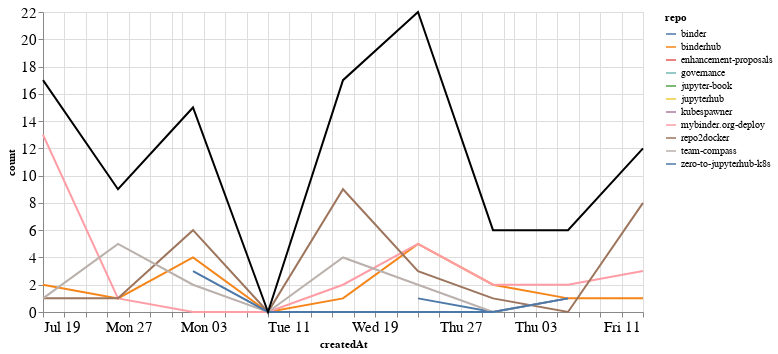

Notebook source saved alongside this figure:
### Markdown cell above
## Comments

### Code cell
comments_time = comments.groupby('repo').resample('W', on='createdAt').count()['author'].reset_index()
comments_time = comments_time.rename(columns={'author': 'count'})
comments_time_total = comments_time.groupby('createdAt').agg({"count": "sum"}).reset_index()
ch1 = alt.Chart(comments_time, width=600).mark_line().encode(
    x='createdAt',
    y='count',
    color='repo',
    tooltip="repo"
)

ch2 = alt.Chart(comments_time_total, width=600).mark_line(color="black").encode(
    x='createdAt',
    y='count',
)

ch1 + ch2

### Figure 1 — Vega-Lite specification as saved in the notebook (floating-point values rounded to 4 significant figures)
{"config": {"axisLeft": {"labelFontSize": 15}, "axisBottom": {"labelFontSize": 15}}, "layer": [{"data": {"name": "data-16ce3361762681daa801a6114dadb027"}, "mark": "line", "encoding": {"color": {"type": "nominal", "field": "repo"}, "tooltip": {"type": "nominal", "field": "repo"}, "x": {"type": "temporal", "field": "createdAt"}, "y": {"type": "quantitative", "field": "count"}}, "width": 600}, {"data": {"name": "data-9148c695a64658ed61cf50b93691e280"}, "mark": {"type": "line", "color": "black"}, "encoding": {"x": {"type": "temporal", "field": "createdAt"}, "y": {"type": "quantitative", "field": "count"}}, "width": 600}], "$schema": "https://vega.github.io/schema/vega-lite/v4.8.1.json", "datasets": {"data-16ce3361762681daa801a6114dadb027": [{"repo": "binder", "createdAt": "2020-08-23T00:00:00", "count": 1}, {"repo": "binder", "createdAt": "2020-08-30T00:00:00", "count": 0}, {"repo": "binder", "createdAt": "2020-09-06T00:00:00", "count": 1}, {"repo": "binderhub", "createdAt": "2020-07-19T00:00:00", "count": 2}, {"repo": "binderhub", "createdAt": "2020-07-26T00:00:00", "count": 1}, {"repo": "binderhub", "createdAt": "2020-08-02T00:00:00", "count": 4}, {"repo": "binderhub", "createdAt": "2020-08-09T00:00:00", "count": 0}, {"repo": "binderhub", "createdAt": "2020-08-16T00:00:00", "count": 1}, {"repo": "binderhub", "createdAt": "2020-08-23T00:00:00", "count": 5}, {"repo": "binderhub", "createdAt": "2020-08-30T00:00:00", "count": 2}, {"repo": "binderhub", "createdAt": "2020-09-06T00:00:00", "count": 1}, {"repo": "binderhub", "createdAt": "2020-09-13T00:00:00", "count": 1}, {"repo": "enhancement-proposals", "createdAt": "2020-08-16T00:00:00", "count": 1}, {"repo": "governance", "createdAt": "2020-08-23T00:00:00", "count": 2}, {"repo": "jupyter-book", "createdAt": "2020-08-30T00:00:00", "count": 1}, {"repo": "jupyterhub", "createdAt": "2020-08-23T00:00:00", "count": 4}, {"repo": "kubespawner", "createdAt": "2020-07-26T00:00:00", "count": 1}, {"repo": "mybinder.org-deploy", "createdAt": "2020-07-19T00:00:00", "count": 13}, {"repo": "mybinder.org-deploy", "createdAt": "2020-07-26T00:00:00", "count": 1}, {"repo": "mybinder.org-deploy", "createdAt": "2020-08-02T00:00:00", "count": 0}, {"repo": "mybinder.org-deploy", "createdAt": "2020-08-09T00:00:00", "count": 0}, {"repo": "mybinder.org-deploy", "createdAt": "2020-08-16T00:00:00", "count": 2}, {"repo": "mybinder.org-deploy", "createdAt": "2020-08-23T00:00:00", "count": 5}, {"repo": "mybinder.org-deploy", "createdAt": "2020-08-30T00:00:00", "count": 2}, {"repo": "mybinder.org-deploy", "createdAt": "2020-09-06T00:00:00", "count": 2}, {"repo": "mybinder.org-deploy", "createdAt": "2020-09-13T00:00:00", "count": 3}, {"repo": "repo2docker", "createdAt": "2020-07-19T00:00:00", "count": 1}, {"repo": "repo2docker", "createdAt": "2020-07-26T00:00:00", "count": 1}, {"repo": "repo2docker", "createdAt": "2020-08-02T00:00:00", "count": 6}, {"repo": "repo2docker", "createdAt": "2020-08-09T00:00:00", "count": 0}, {"repo": "repo2docker", "createdAt": "2020-08-16T00:00:00", "count": 9}, {"repo": "repo2docker", "createdAt": "2020-08-23T00:00:00", "count": 3}, {"repo": "repo2docker", "createdAt": "2020-08-30T00:00:00", "count": 1}, {"repo": "repo2docker", "createdAt": "2020-09-06T00:00:00", "count": 0}, {"repo": "repo2docker", "createdAt": "2020-09-13T00:00:00", "count": 8}, {"repo": "team-compass", "createdAt": "2020-07-19T00:00:00", "count": 1}, {"repo": "team-compass", "createdAt": "2020-07-26T00:00:00", "count": 5}, {"repo": "team-compass", "createdAt": "2020-08-02T00:00:00", "count": 2}, {"repo": "team-compass", "createdAt": "2020-08-09T00:00:00", "count": 0}, {"repo": "team-compass", "createdAt": "2020-08-16T00:00:00", "count": 4}, {"repo": "team-compass", "createdAt": "2020-08-23T00:00:00", "count": 2}, {"repo": "team-compass", "createdAt": "2020-08-30T00:00:00", "count": 0}, {"repo": "team-compass", "createdAt": "2020-09-06T00:00:00", "count": 1}, {"repo": "zero-to-jupyterhub-k8s", "createdAt": "2020-08-02T00:00:00", "count": 3}, {"repo": "zero-to-jupyterhub-k8s", "createdAt": "2020-08-09T00:00:00", "count": 0}, {"repo": "zero-to-jupyterhub-k8s", "createdAt": "2020-08-16T00:00:00", "count": 0}, {"repo": "zero-to-jupyterhub-k8s", "createdAt": "2020-08-23T00:00:00", "count": 0}, {"repo": "zero-to-jupyterhub-k8s", "createdAt": "2020-08-30T00:00:00", "count": 0}, {"repo": "zero-to-jupyterhub-k8s", "createdAt": "2020-09-06T00:00:00", "count": 1}], "data-9148c695a64658ed61cf50b93691e280": [{"createdAt": "2020-07-19T00:00:00", "count": 17}, {"createdAt": "2020-07-26T00:00:00", "count": 9}, {"createdAt": "2020-08-02T00:00:00", "count": 15}, {"createdAt": "2020-08-09T00:00:00", "count": 0}, {"createdAt": "2020-08-16T00:00:00", "count": 17}, {"createdAt": "2020-08-23T00:00:00", "count": 22}, {"createdAt": "2020-08-30T00:00:00", "count": 6}, {"createdAt": "2020-09-06T00:00:00", "count": 6}, {"createdAt": "2020-09-13T00:00:00", "count": 12}]}}
